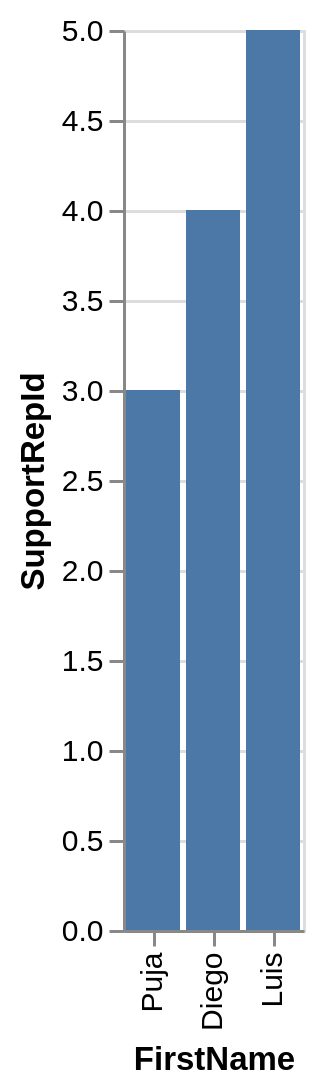

Write a Vega-Lite specification for this figure.
### Vega-Lite specification from a JSON file in a GitHub repository (floating-point values rounded to 4 significant figures)
{"data": {"values": [{"x_data": "Puja", "y_data": 3}, {"x_data": "Diego", "y_data": 4}, {"x_data": "Luis", "y_data": 5}]}, "mark": "bar", "encoding": {"x": {"field": "x_data", "type": "nominal", "title": "FirstName", "sort": {"op": "sum", "field": "y_data", "order": "ascending"}}, "y": {"field": "y_data", "type": "quantitative", "title": "SupportRepId"}}}
